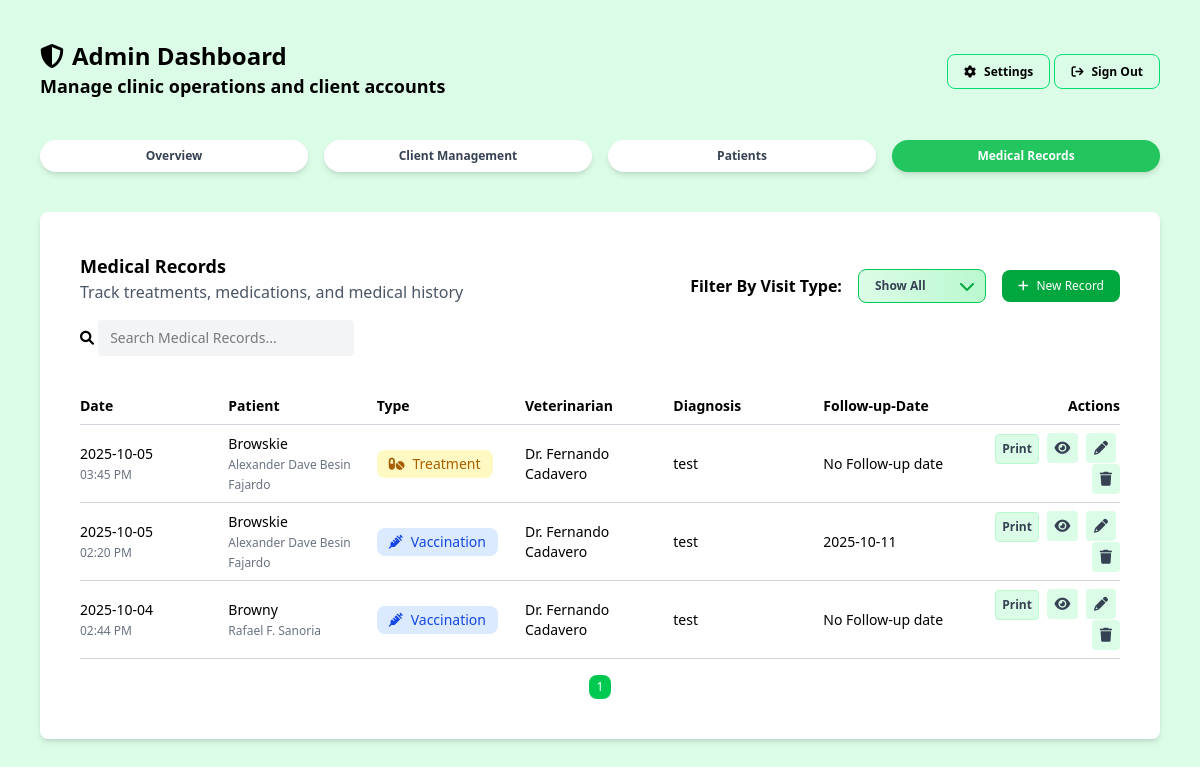
Before: /admin/medical-records.php (signed in) with the older database file.
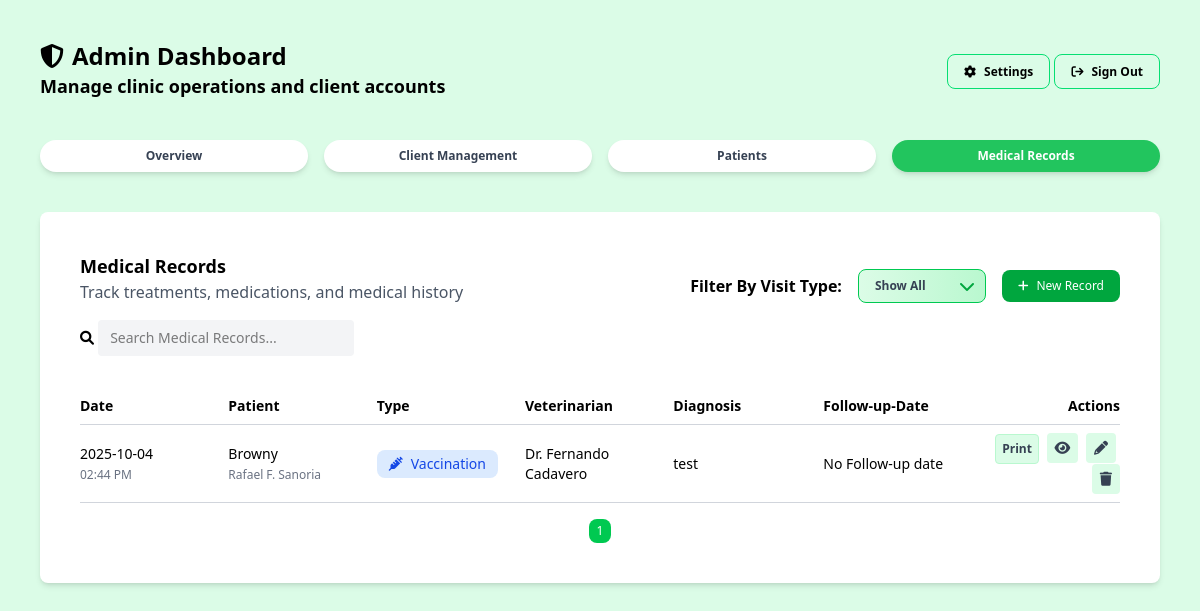
After: the same page with the newer database file.
### tables this page shows
CREATE TABLE `medical_records` (
  `id` int(11) NOT NULL,
  `pet_id` int(10) UNSIGNED NOT NULL,
  `visit_type` text NOT NULL,
  `visit_date` date NOT NULL,
  `visit_time` time DEFAULT NULL,
  `veterinarian` text NOT NULL,
  `weight` decimal(5,2) DEFAULT NULL,
  `weight_unit` enum('Kg','Lbs') DEFAULT NULL,
  `temperature` decimal(5,2) DEFAULT NULL,
  `temp_unit` enum('C','F') DEFAULT NULL,
  `diagnosis` text DEFAULT NULL,
  `treatment` text DEFAULT NULL,
  `medications` text DEFAULT NULL,
  `follow_up_date` date DEFAULT NULL,
  `notes` text DEFAULT NULL,
  `created_at` datetime DEFAULT current_timestamp()
);

CREATE TABLE `pets` (
  `id` int(10) UNSIGNED NOT NULL,
  `owner_id` bigint(20) DEFAULT NULL,
  `name` text NOT NULL,
  `species` text NOT NULL,
  `breed` text DEFAULT NULL,
  `age` int(11) DEFAULT NULL,
  `age_unit` enum('Days','Months','Years') DEFAULT NULL,
  `gender` enum('Male','Female') DEFAULT NULL,
  `weight` decimal(5,2) DEFAULT NULL,
  `weight_unit` enum('Kg','Lbs') DEFAULT NULL,
  `color` varchar(255) DEFAULT NULL,
  `birth_date` date DEFAULT NULL,
  `notes` longtext DEFAULT NULL,
  `registered_at` timestamp NOT NULL DEFAULT current_timestamp() ON UPDATE current_timestamp(),
  `status` enum('Alive','Dead') NOT NULL DEFAULT 'Alive'
);

CREATE TABLE `owners` (
  `id` bigint(20) NOT NULL,
  `user_id` bigint(20) DEFAULT NULL,
  `name` text NOT NULL,
  `email` text DEFAULT NULL,
  `phone` varchar(32) DEFAULT NULL,
  `emergency` varchar(32) DEFAULT NULL,
  `address` longtext NOT NULL,
  `created_at` timestamp NOT NULL DEFAULT current_timestamp(),
  `status` enum('Active','Inactive') NOT NULL DEFAULT 'Active'
);

### helpers/fetch.php (called while the page is built, shortened)
<?php
function fetchAllData(PDO $pdo, string $query, array $params = []): array
{
    $stmt = $pdo->prepare($query);
    $stmt->execute($params);
    return $stmt->fetchAll(PDO::FETCH_ASSOC);
}

### admin/medical-records.php (the view, shortened to what the changed rows need)
<?php
include_once __DIR__ . '/../config/config.php';
require_once __DIR__ . '/../helpers/fetch.php';
?>
<!DOCTYPE html>
<html lang="en">
<head>
    <link rel="stylesheet" href="../assets/css/output.css">
    <link rel="stylesheet" href="../assets/css/global.css">
    <link rel="stylesheet" href="https://cdnjs.cloudflare.com/ajax/libs/font-awesome/6.0.0-beta3/css/all.min.css">
</head>
<body class="bg-green-100 w-full min-h-screen overflow-y-auto">
    <?php
    include_once '../includes/admin-header.php';
    ?>
    <main class="p-10 max-w-[1400px] mx-auto">
        <section class="w-full bg-white rounded-lg shadow-md p-10">
            <table id="recordsTable" class="table-fixed w-full table-collapse">
                <thead>
                    <tr class="text-sm text-left border-b border-gray-300">
                        <th class="font-semibold py-2">Date</th>
                        <th class="font-semibold py-2">Patient</th>
                        <th class="font-semibold py-2">Type</th>
                        <th class="font-semibold py-2">Veterinarian</th>
                        <th class="font-semibold py-2 w-[150px]">Diagnosis</th>
                        <th class="font-semibold py-2">Follow-up-Date</th>
                        <th class="font-semibold py-2 text-right">Actions</th>
                    </tr>
                </thead>
                <tbody id="recordsBody">
                    <?php
                    $records = fetchAllData(
                        $pdo,
                        "SELECT m.id AS medical_record_id, m.visit_date, m.visit_time, m.veterinarian, m.weight, m.weight_unit, m.temperature, m.temp_unit, p.name AS patient_name, o.name AS owner_name, m.visit_type, m.diagnosis, m.treatment, m.medications, m.notes, m.follow_up_date, c.certificate_number
                        FROM medical_records m
                        JOIN pets p ON m.pet_id = p.id
                        JOIN owners o ON p.owner_id = o.id
                        LEFT JOIN certificates c ON c.record_id = m.id
                        ORDER BY m.created_at DESC"
                    );
                    $visitType = [
                        'Routine Checkup' => ['icon' => 'fa-solid fa-stethoscope', 'color' => 'text-green-800', 'bg' => 'bg-green-100'],
                        'Surgery' => ['icon' => 'fa-solid fa-kit-medical', 'color' => 'text-red-700', 'bg' => 'bg-red-100'],
                        'Vaccination' => ['icon' => 'fa-solid fa-syringe', 'color' => 'text-blue-700', 'bg' => 'bg-blue-100'],
                        'Treatment' => ['icon' => 'fa-solid fa-pills', 'color' => 'text-yellow-700', 'bg' => 'bg-yellow-100'],
                        'Emergency' => ['icon' => 'fa-solid fa-triangle-exclamation', 'color' => 'text-orange-700', 'bg' => 'bg-orange-100']
                    ];
                    foreach ($records as $record) {
                        $Type = $record['visit_type'];
                        $typeinfo = $visitType[$Type] ?? ['icon' => 'fa-solid fa-question', 'color' => 'text-gray-700', 'bg' => 'bg-gray-200'];
                        $dataFollow = (!empty($record['follow_up_date']) && $record['follow_up_date'] !== '0000-00-00')
                            ? $record['follow_up_date']
                            : '';
                        $visitTimeFormatted = '';
                        if (!empty($record['visit_time'])) {
                            $t = DateTime::createFromFormat('H:i:s', $record['visit_time']);
                            if ($t) {
                                $visitTimeFormatted = $t->format('h:i A');
                            }
                        }
                        echo '<tr
                            data-id="' . htmlspecialchars($record['medical_record_id']) . '"
                            data-type="' . htmlspecialchars($record['visit_type']) . '"
                            class="border-b border-gray-300 hover:bg-green-50 text-sm">';
                        echo "<td class='py-2'>
                                <span class='font-medium'>" . htmlspecialchars($record['visit_date']) . "</span><br>
                                <span class='text-gray-500 text-xs'>" . $visitTimeFormatted . "</span>
                            </td>";
                        echo "<td class='py-2'>
                                <span class='font-medium'>" . htmlspecialchars($record['patient_name']) . "</span><br>
                                <span class='text-gray-500 text-xs'>" . htmlspecialchars($record['owner_name']) . "</span>
                            </td>";
                        echo '<td class="py-2">
                              <div class="' . $typeinfo['bg'] . ' ' . $typeinfo['color'] . ' rounded-lg px-3 py-1 inline-flex items-center gap-2">
                                    <i class="' . $typeinfo['icon'] . '"></i>
                                    <span>' . htmlspecialchars($record['visit_type']) . '</span>
                                </div>
                            </td>';
                        echo '<td class="py-2">' . htmlspecialchars($record['veterinarian']) . '</td>';
                        echo '<td class="py-2 truncate whitespace-nowrap overflow-hidden" style="width:150px; max-width:150px;">'
                            . htmlspecialchars($record['diagnosis']) .
                            '</td>';
                        echo '<td>' . (
                            !empty($record['follow_up_date']) && $record['follow_up_date'] !== '0000-00-00'
                            ? htmlspecialchars($record['follow_up_date'])
                            : 'No Follow-up date'
                        ) . '</td>';
                        echo '<td class="py-2 text-right space-x-1">
                               <button class="issue-certificate-btn cursor-pointer font-semibold text-xs text-gray-700 bg-green-100 p-1.5 border rounded border-green-200 hover:bg-green-300"
                                data-medical-record-id="' . htmlspecialchars($record['medical_record_id']) . '"
                                data-medical-certificate-number="' . htmlspecialchars($record['certificate_number']) . '"
                                data-pet-name="' . htmlspecialchars($record['patient_name']) . '">Print</button>
                                <button
                                    data-modal = "viewModal"
                                    data-id="' . $record['medical_record_id'] . '"
                                    data-date="' . htmlspecialchars($record['visit_date'] ?? '') . '"
                                    data-time="' . htmlspecialchars($record['visit_time'] ?? '') . '"
                                    data-type="' . htmlspecialchars($record['visit_type'] ?? '') . '"
                                    data-type-bg="' . htmlspecialchars($typeinfo['bg']) . '"
                                    data-type-color="' . htmlspecialchars($typeinfo['color']) . '"
                                    data-type-icon="' . htmlspecialchars($typeinfo['icon']) . '"
                                    data-patient="' . htmlspecialchars($record['patient_name'] ?? '') . '"
                                    data-owner="' . htmlspecialchars($record['owner_name'] ?? '') . '"
                                    data-veterinarian="' . htmlspecialchars($record['veterinarian'] ?? '') . '"
                                    data-weight="' . htmlspecialchars($record['weight'] ?? '') . '"
                                    data-weightunit="' . htmlspecialchars($record['weight_unit'] ?? '') . '"
                                    data-temperature="' . htmlspecialchars($record['temperature'] ?? '') . '"
                                    data-tempunit="' . htmlspecialchars($record['temp_unit'] ?? '') . '"
                                    data-diagnosis="' . htmlspecialchars($record['diagnosis'] ?? '') . '"
                                    data-treatment="' . htmlspecialchars($record['treatment'] ?? '') . '"
                                    data-medications="' . htmlspecialchars($record['medications'] ?? '') . '"
                                    data-follow="' . htmlspecialchars($dataFollow) . '"
                                    data-notes="' . htmlspecialchars($record['notes'] ?? '') . '"
                                    class="open-modal fa-solid fa-eye cursor-pointer text-gray-700 bg-green-100 p-2 rounded hover:bg-green-300"></button>
                                <button class="open-edit-modal fa-solid fa-pencil cursor-pointer text-gray-700 bg-green-100 p-2 rounded hover:bg-green-300" data-id="' . $record['medical_record_id'] . '"></button>
                                <button class="open-delete-modal fa-solid fa-trash cursor-pointer text-gray-700 bg-green-100 p-2 rounded hover:bg-red-400" data-id="' . $record['medical_record_id'] . '"></button>
                            </td>';
                        echo '</tr>';
                    }
                    ?>
                </tbody>
            </table>
        </section>
    </main>
</body>
</html>

Changed rows visible on the page:
removed medical_records: visit_date "2025-10-05", visit_time "03:45 PM", pet.name "Browskie", owners.name "Alexander Dave Besin Fajardo", visit_type "Treatment", veterinarian "Dr. Fernando Cadavero", diagnosis "test", shows "No Follow-up date", weight 1 (drawn)
removed medical_records: visit_date "2025-10-05", visit_time "02:20 PM", pet.name "Browskie", owners.name "Alexander Dave Besin Fajardo", visit_type "Vaccination", veterinarian "Dr. Fernando Cadavero", diagnosis "test", follow_up_date "2025-10-11", weight 9.5 (drawn)
